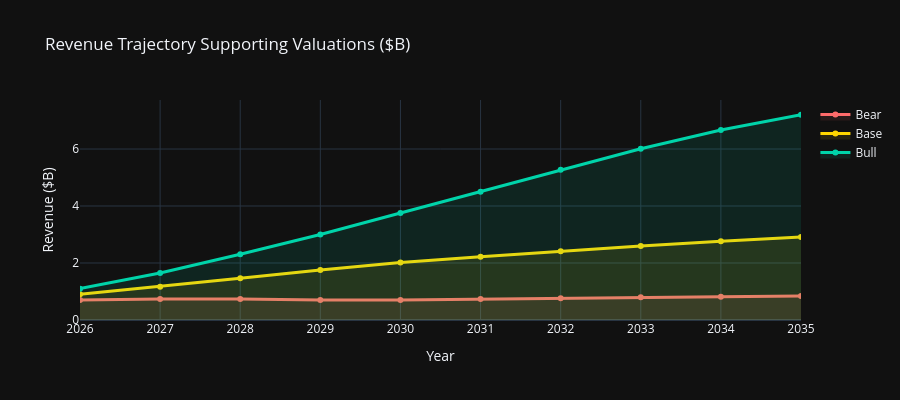

Notebook code for this chart:
### Code cell
# Revenue trajectory supporting price projections
fig = go.Figure()

for scenario, data in timeline_results.items():
    fig.add_trace(go.Scatter(
        x=data['years'],
        y=[r/1e9 for r in data['revenues']],
        mode='lines+markers',
        name=scenario,
        line=dict(color=colors[scenario], width=3),
        fill='tozeroy',
        fillcolor=f"rgba{tuple(list(int(colors[scenario].lstrip('#')[i:i+2], 16) for i in (0, 2, 4)) + [0.1])}"
    ))

fig.update_layout(
    title='Revenue Trajectory Supporting Valuations ($B)',
    xaxis_title='Year',
    yaxis_title='Revenue ($B)',
    height=400,
    template='plotly_dark',
    hovermode='x unified'
)

fig.show()

# Summary table
summary_html = f"""
<div style="background: linear-gradient(135deg, #1a1a2e 0%, #16213e 100%); 
            padding: 25px; border-radius: 12px; margin-top: 20px;">
    <h3 style="color: #FFD700;">Timeline Summary</h3>
    
    <table style="width: 100%; color: white; border-collapse: collapse;">
        <tr style="border-bottom: 1px solid #444;">
            <th style="text-align: left; padding: 10px;">Horizon</th>
            <th style="text-align: center; padding: 10px;">Bear</th>
            <th style="text-align: center; padding: 10px;">Base</th>
            <th style="text-align: center; padding: 10px;">Bull</th>
        </tr>
        <tr>
            <td style="padding: 10px;"><b>2026 (1 year)</b></td>
            <td style="text-align: center; color: #FF6B6B;">${timeline_results['Bear']['prices'][0]:.2f}</td>
            <td style="text-align: center; color: #FFD700;">${timeline_results['Base']['prices'][0]:.2f}</td>
            <td style="text-align: center; color: #00D4AA;">${timeline_results['Bull']['prices'][0]:.2f}</td>
        </tr>
        <tr>
            <td style="padding: 10px;"><b>2028 (3 years)</b></td>
            <td style="text-align: center; color: #FF6B6B;">${timeline_results['Bear']['prices'][2]:.2f}</td>
            <td style="text-align: center; color: #FFD700;">${timeline_results['Base']['prices'][2]:.2f}</td>
            <td style="text-align: center; color: #00D4AA;">${timeline_results['Bull']['prices'][2]:.2f}</td>
        </tr>
        <tr>
            <td style="padding: 10px;"><b>2030 (5 years)</b></td>
            <td style="text-align: center; color: #FF6B6B;">${timeline_results['Bear']['prices'][4]:.2f}</td>
            <td style="text-align: center; color: #FFD700;">${timeline_results['Base']['prices'][4]:.2f}</td>
            <td style="text-align: center; color: #00D4AA;">${timeline_results['Bull']['prices'][4]:.2f}</td>
        </tr>
        <tr style="border-top: 1px solid #444;">
            <td style="padding: 10px;"><b>2035 (10 years)</b></td>
            <td style="text-align: center; color: #FF6B6B;"><b>${timeline_results['Bear']['prices'][9]:.2f}</b></td>
            <td style="text-align: center; color: #FFD700;"><b>${timeline_results['Base']['prices'][9]:.2f}</b></td>
            <td style="text-align: center; color: #00D4AA;"><b>${timeline_results['Bull']['prices'][9]:.2f}</b></td>
        </tr>
    </table>
    
    <p style="color: #888; font-size: 12px; margin-top: 15px;">
        Projections account for: revenue growth decay, token unlock schedule (37% -> 100% by 2031), 
        deflationary burns (~2%/yr), and ecosystem premium (15%).
    </p>
</div>
"""
display(HTML(summary_html))

### Figure 1 — Plotly figure (JSON) as saved in the notebook; plotly's stock layout.template omitted (floating-point values rounded to 4 significant figures)
{"data": [{"fill": "tozeroy", "fillcolor": "rgba(255, 107, 107, 0.1)", "line": {"color": "#FF6B6B", "width": 3}, "mode": "lines+markers", "name": "Bear", "type": "scatter", "x": [2026, 2027, 2028, 2029, 2030, 2031, 2032, 2033, 2034, 2035], "y": [0.7, 0.735, 0.735, 0.6983, 0.6983, 0.7332, 0.7654, 0.7945, 0.8199, 0.8413]}, {"fill": "tozeroy", "fillcolor": "rgba(255, 215, 0, 0.1)", "line": {"color": "#FFD700", "width": 3}, "mode": "lines+markers", "name": "Base", "type": "scatter", "x": [2026, 2027, 2028, 2029, 2030, 2031, 2032, 2033, 2034, 2035], "y": [0.9, 1.17, 1.462, 1.755, 2.018, 2.22, 2.415, 2.599, 2.765, 2.909]}, {"fill": "tozeroy", "fillcolor": "rgba(0, 212, 170, 0.1)", "line": {"color": "#00D4AA", "width": 3}, "mode": "lines+markers", "name": "Bull", "type": "scatter", "x": [2026, 2027, 2028, 2029, 2030, 2031, 2032, 2033, 2034, 2035], "y": [1.1, 1.65, 2.31, 3.003, 3.754, 4.505, 5.27, 6.008, 6.669, 7.203]}], "layout": {"height": 400, "hovermode": "x unified", "title": {"text": "Revenue Trajectory Supporting Valuations ($B)"}, "xaxis": {"title": {"text": "Year"}}, "yaxis": {"title": {"text": "Revenue ($B)"}}}}
